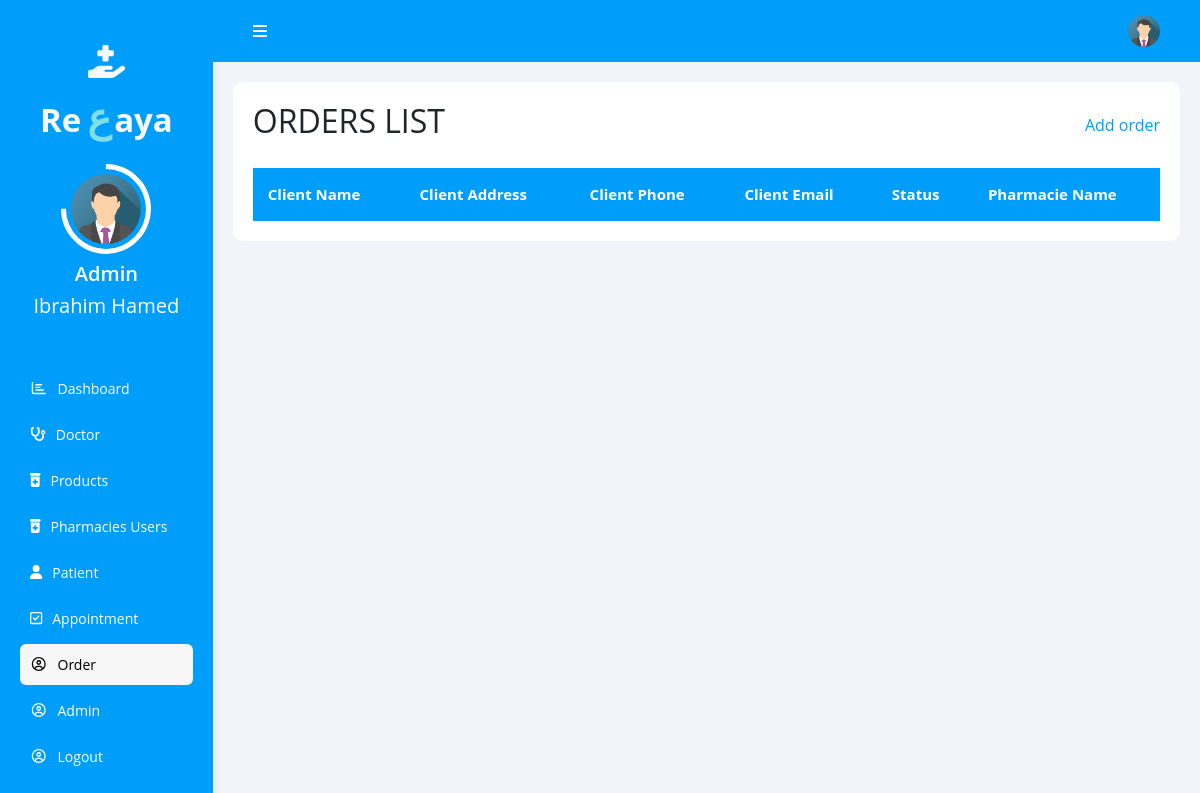
The app's page /dashboard/order.php (signed in), older data.
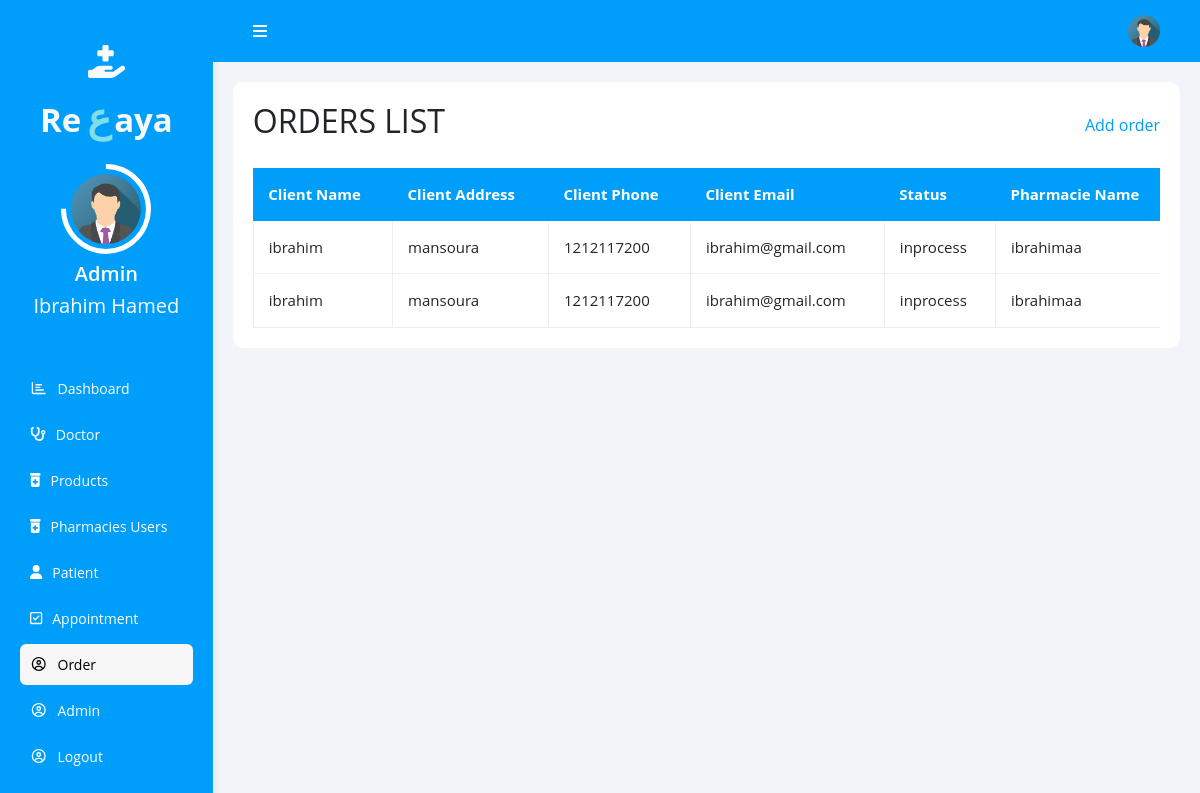
The same page, newer data.
### tables this page shows
CREATE TABLE `orders` (
  `order_id` int(11) NOT NULL,
  `client_phone` int(11) DEFAULT NULL,
  `client_name` varchar(255) DEFAULT NULL,
  `client_email` varchar(255) DEFAULT NULL,
  `client_address` varchar(255) DEFAULT NULL,
  `order_status` varchar(255) DEFAULT NULL,
  `product_Id` int(11) DEFAULT NULL
);

CREATE TABLE `users` (
  `id` int(11) NOT NULL,
  `name` varchar(255) NOT NULL,
  `email` varchar(255) NOT NULL,
  `phone` varchar(255) NOT NULL,
  `address` varchar(255) NOT NULL,
  `role` varchar(255) DEFAULT NULL,
  `gender` varchar(255) DEFAULT NULL,
  `specialization` varchar(255) NOT NULL,
  `price` varchar(255) DEFAULT NULL,
  `docDesc` varchar(255) DEFAULT NULL,
  `image` varchar(255) NOT NULL,
  `password` varchar(255) NOT NULL
);

### dashboard/order.php (the view, shortened to what the changed rows need)
<?php
@include '../componant/config.php';
?>
<!DOCTYPE html>
<html lang="en">
<head>
    <link rel="stylesheet" href="../css/bootstrap.min.css" />
    <link rel="stylesheet" href="../css/all.min.css" />
    <link rel="stylesheet" href="../css/dashboard.css" />
</head>
<body>
    <div class="page d-flex">
        <div class="content">
            <?php
$quiry=("SELECT* from orders JOIN products on orders.product_Id=products.product_id JOIN users on products.user_id=users.id");
$select = mysqli_query($conn,$quiry);
?>
            <div class="patient bg-white">
                <div class="table-header">
                    <h2>ORDERS LIST</h2>
                </div>
                <div class="responsive-table">
                    <table>
                        <thead>
                            <tr>
                                <td>Client Name</td>
                                <td>Client Address</td>
                                <td>Client Phone</td>
                                <td>Client Email</td>
                                <td>Status</td>
                                <td>Pharmacie Name</td>
                            </tr>
                        </thead>
                        <tbody>
                            <?php while ($row = mysqli_fetch_assoc($select)) {
                                ?>
                            <tr>
                                <td>
                                    <?php echo $row['client_name']; ?>
                                </td>
                                <td>
                                    <?php echo $row['client_address']; ?>
                                </td>
                                <td>
                                    <?php echo $row['client_phone']; ?>
                                </td>
                                <td>
                                    <?php echo $row['client_email']; ?>
                                </td>
                                <td>
                                    <?php echo $row['order_status']; ?>
                                </td>
                                <td>
                                    <?php echo $row['name']; ?>
                                </td>
                            </tr>
                        </tbody>
                        <?php } ?>
                    </table>
                </div>
            </div>
        </div>
    </div>
</body>
</html>

Row changes from the older to the newer data that the page shows:
added orders: client_name "ibrahim", client_address "mansoura", client_phone "1212117200", client_email "ibrahim@gmail.com", order_status "inprocess", users.name "ibrahimaa"
added orders: client_name "ibrahim", client_address "mansoura", client_phone "1212117200", client_email "ibrahim@gmail.com", order_status "inprocess", users.name "ibrahimaa"
